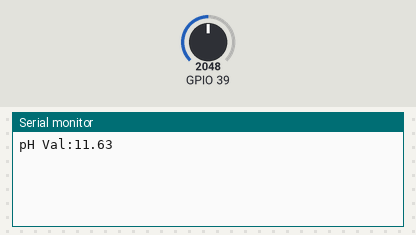
A sketch run on a simulated ESP32. Shown: the last lines printed to the serial monitor. Inputs (shaded band) come from the test bench; at power-on: GPIO 39 = 2048.

Above: at 1.2 s.
1.3 s: GPIO 39 set to 2866
At 2.5 s:
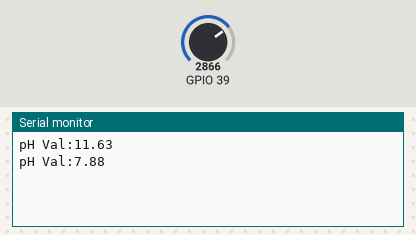
2.8 s: GPIO 39 set to 3603
At 4.0 s:
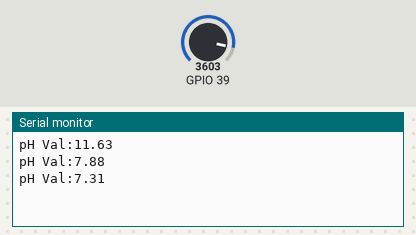
Timing chart, 0 to 5.8 s (numbered marks = the images above; inputs shaded):
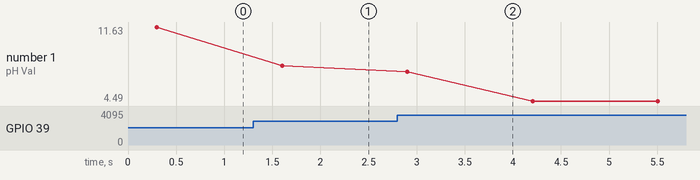

Measured:
- after the input at 1.3 s, the serial monitor: prints a new line after 0.30 s (image 1)
- after the input at 2.8 s, the serial monitor: prints a new line after 0.10 s (image 2)
- plotted number 1: 11.63 → 7.88 after the input at 1.3 s, 7.88 → 4.49 after the input at 2.8 s

The sketch:

pH_Sensor_Calibration.ino
```cpp
// //Note: Although, the ESP32 is a 12bit ADC resolution device which makes out analog readings from 0 to 4095 as 0 to 3.3 V.
// //Yet, you must physically tune/calibrate the pH sensor potentiometer until it brings 2.5 V (the same tuning for Arduino Uno, Nano, Mega which are 10 bit resulution devices).
// //This way, you will get the pH sensor to perfectly work with the ESP32.

// // For ESP32
// int samples = 100;
// float adc_resolution = 4095.0;  //ESP 32 12 bit ADC Resolution
// int measurings = 0;
// int pHSensorPin = 39;  //p0 terminal in pH sensor.

// void setup() {
//   // put your setup code here, to run once:
//   Serial.begin(9600);
// }

// void loop() {
//   //Find the average of all the 100ttnvj
//   int measurings = 0;
//   for (int i = 0; i < samples; i++) {
//     measurings += analogRead(pHSensorPin);
//     delay(1);
//   }
//   float Avg_ph_value = measurings / samples;
//   float voltage_12bit = (3.3 / adc_resolution) * Avg_ph_value;  //Avg_ph_value is for data consistency and to minimize error.

//   // put your main code here, to run repeatedly:
//   Serial.print("pHSensorPin: ");
//   Serial.println(analogRead(pHSensorPin));
//   Serial.print("Avg_ph_value: ");
//   Serial.println(Avg_ph_value);
//   Serial.print("VOLTAGE 12Bit: ");
//   Serial.println(voltage_12bit);
//   Serial.println();
//   delay(500);
// }


// //-------------------------------------------------------------------------------------------------------------------------------------------------------
// // For Arduino
// int samples = 100;
// float adc_resolution = 1023.0;  //ESP 32 12 bit ADC Resolution
// int measurings = 0;
// int pHSensorPin = A0;  //p0 terminal in pH sensor.

// void setup() {
//   // put your setup code here, to run once:
//   Serial.begin(9600);
// }

// void loop() {
//   //Find the average of all the 100ttnvj
//   int measurings = 0;
//   for (int i = 0; i < samples; i++) {
//     measurings += analogRead(pHSensorPin);
//     delay(1);
//   }
//   float Avg_ph_value = measurings / samples;
//   float voltage_10bit = (5.0 / adc_resolution) * Avg_ph_value;  //Avg_ph_value is for data consistency and to minimize error.

//   // put your main code here, to run repeatedly:
//   Serial.print("pHSensorPin: ");
//   Serial.println(analogRead(pHSensorPin));
//   Serial.print("Avg_ph_value: ");
//   Serial.println(Avg_ph_value);
//   Serial.print("VOLTAGE 10bit: ");
//   Serial.println(voltage_10bit);
//   Serial.println();
//   delay(500);
// }


//-------------------------------------------------------------------------------------------------------------------------------------------------------


//Get the pH values... The code for testing the pH sensor.

// float calibration_value = 21.34;
// float calibration_value = 20.24 - 0.7;
float calibration_value = 21.34 - 0.3;
int phval = 0;
unsigned long int avgval;
int buffer_arr[10], temp;
void setup() {
  Serial.begin(9600);
}
void loop() {
  //pH sensor codes
  for (int i = 0; i < 10; i++) {
    buffer_arr[i] = analogRead(39);
    delay(30);
  }
  for (int i = 0; i < 9; i++) {
    for (int j = i + 1; j < 10; j++) {
      if (buffer_arr[i] > buffer_arr[j]) {
        temp = buffer_arr[i];
        buffer_arr[i] = buffer_arr[j];
        buffer_arr[j] = temp;
      }
    }
  }
  avgval = 0;
  for (int i = 2; i < 8; i++)
    avgval += buffer_arr[i];
  float volt = (float)avgval * 3.3 / 4095 / 6;
  float ph_act = -5.70 * volt + calibration_value;
  Serial.print("pH Val:");
  Serial.println(ph_act);

  delay(1000);
}
```
